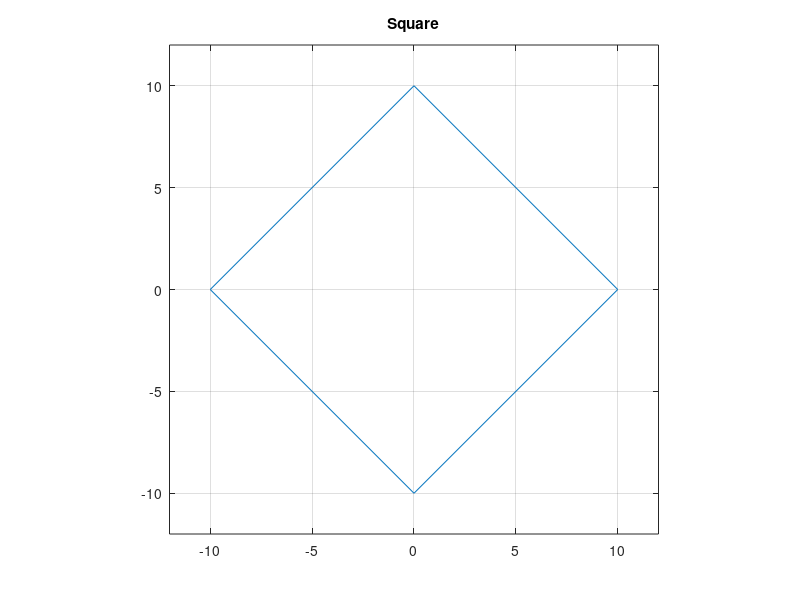

MATLAB code to generate this figure:
%% Assignment 11.0 ENGR 220
% Ethan Vosburg
%% Problem #1.0
% Write a program in MATLAB that asks a user to input the number of sides of a polygon and creates a plot showing the polygon with the correct number of sides.  You can use your code you created in Assignment 10 and modify it for this assignment. (Hint: consider that the code you wrote to draw your circle doesn’t really draw a circle, but instead draws a “many-sided” polygon.  Use “if” statements to put the appropriate name of the polygon in the title of the plot (you can limit the number of available names in your code to however many you want, but you should name at least the 3-sided through the 6-sided polygons).  Use if statements &/or loops to be sure the user enters a positive integer for the number of sides. Set the center of your polygon to (0, 0) and set the axis limits to just bigger than the radius.  When I wrote my code, I set the center at (0, 0), set my radius to 10, and set my axis limits as:“axis([-12 12 -12 12])”% Ask user to input number of sides of the polygon
n = 4
%n = input('Enter the number of sides of the polygon: ');

% Check if input is a positive integer
while ~(isnumeric(n) && n > 0 && round(n) == n)
    n = input('Please enter a positive integer for the number of sides of the polygon: ');
end

% Create polygon coordinates
radius = 10;
theta = linspace(0, 2*pi, n+1);
x = radius * cos(theta);
y = radius * sin(theta);

% Plot polygon
figure;
plot(x, y);
axis([-12 12 -12 12]);
grid on;

% Add appropriate polygon name to title
if n == 3
    title('Equilateral Triangle');
elseif n == 4
    title('Square');
elseif n == 5
    title('Pentagon');
elseif n == 6
    title('Hexagon');
elseif n == 7
    title('Heptagon');
elseif n == 8
    title('Octagon');
elseif n == 9
    title('Nonagon');
elseif n == 10
    title('Decagon');
elseif n == 11  
    title('Hendecagon');
elseif n == 12
    title('Dodecagon');
elseif n == 13
    title('Tridecagon');
elseif n == 14
    title('Tetradecagon');
elseif n == 15
    title('Pentadecagon');
else
    title(['Polygon with ', num2str(n), ' sides']);
end

axis('square')
